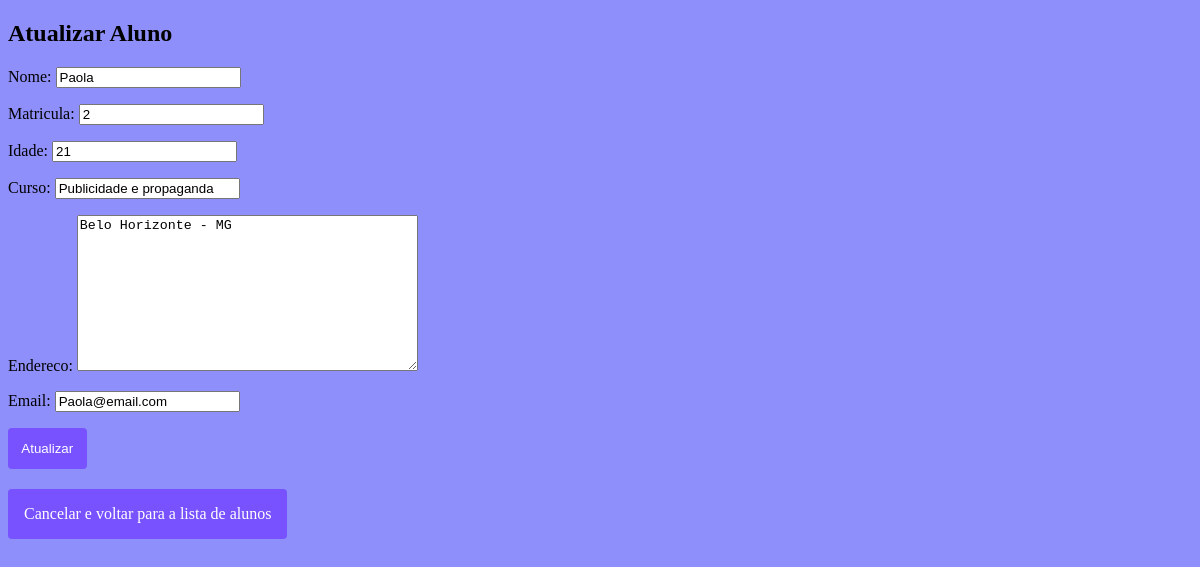
Page /alunos/atualizar/15/ on the committed database.
### cadastro/models.py (models this page shows, shortened)
class Aluno(models.Model):
    nome = models.CharField(max_length=100)
    matricula = models.CharField(max_length=20, unique=True)
    idade = models.IntegerField()
    curso = models.CharField(max_length=50)
    endereco = models.TextField()
    email = models.EmailField()

### cadastro/views.py (the view)
# urls.py: path('alunos/atualizar/<int:aluno_id>/', atualizar_aluno, name = 'atualizar_aluno'),
def atualizar_aluno(request, aluno_id) :
    aluno = get_object_or_404(Aluno, id = aluno_id)
    if request.method == 'POST' :
        form = AlunoForm(request.POST, instance = aluno)
        if form.is_valid() :
            form.save()
            messages.success(request, f'Dados do aluno {aluno.nome} atualizados com sucesso!')
            return redirect('lista_alunos')
    else :
        form = AlunoForm(instance = aluno)
    return render(request, 'cadastro/atualizar_aluno.html', {'form': form, 'aluno': aluno})

### cadastro/forms.py
class AlunoForm(forms.ModelForm) :
    class Meta :
        model = Aluno
        fields = ['nome', 'matricula', 'idade', 'curso', 'endereco', 'email']

### cadastro/templates/cadastro/atualizar_aluno.html (shortened to what this page needs)
{% load static %}
<!DOCTYPE html>
<html>
<head>
    <link rel="stylesheet" href="{% static 'css/atualizar_aluno.css' %}">
</head>
<body>
    <h2>Atualizar Aluno</h2>
    <form method="post" action="{% url 'atualizar_aluno' aluno.id %}">
        {{ form.as_p }}
        <button type="submit">Atualizar</button>
    </form>
    <div>
        <a href="{% url 'lista_alunos' %}">Cancelar e voltar para a lista de alunos</a>
    </div>
</body>
</html>

### static/css/atualizar_aluno.css (style rules this page uses)
body { background: #8E8FFA; }
button { border: none; border-radius: 4px; padding: 1em; cursor: pointer; background: #7752FE; color: white; }
div { display: flex; }
a { margin-top: 20px; border-radius: 4px; background: #7752FE; color: white; text-decoration: none; padding: 1em; }

### rows in the picture
Aluno: nome "Paola", matricula "2", idade "21", curso "Publicidade e propaganda", endereco "Belo Horizonte - MG", email "Paola@email.com"
